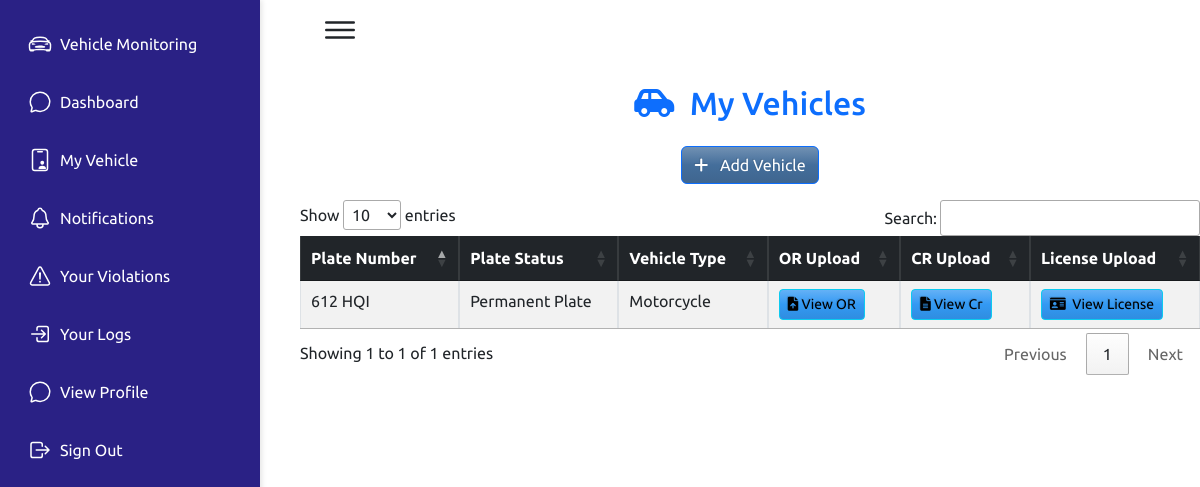
Page /my-vehicle-employee/ (signed in) on the committed database.
### qrapp/models.py (models this page shows, shortened)
class EmployeeVehicle(models.Model):
    PLATE_TYPE_CHOICES = [
        ('temporary', 'Temporary Plate'),
        ('permanent', 'Permanent Plate'),
        ('improvised', 'Improvised Plate'),
    ]
    plate_number = models.CharField(max_length=20, unique=True)
    plate_number_type = models.CharField(max_length=15, choices=PLATE_TYPE_CHOICES, null=True, blank=True)
    or_upload = models.FileField(upload_to='uploads/or/')
    cr_upload = models.FileField(upload_to='uploads/cr/')
    license_upload = models.FileField(upload_to='uploads/license/')
    vehicle_type = models.CharField(max_length=50, choices=[('Car', 'Car'), ('Motorcycle', 'Motorcycle')])
    employee_id = models.ForeignKey('Employee', on_delete=models.CASCADE, related_name='vehicles')
    id = models.AutoField(primary_key=True)

### qrapp/views.py (the view)
# urls.py: path('my-vehicle-employee/', views.my_vehicle_employee, name='my-vehicle-employee'),
def my_vehicle_employee(request):
    employee_id = request.session.get('employee_id')
    vehicles = EmployeeVehicle.objects.filter(employee_id=employee_id)
    return render(request, 'qrapp/my_vehicle_employee.html', {'vehicles': vehicles})

### qrapp/templates/qrapp/my_vehicle_employee.html (shortened to what this page needs)
{% extends 'qrapp/base.html' %}
{% block content %}
<h2 class="text-center mb-4 text-primary">
    <i class="fa-solid fa-car-side me-2"></i> My Vehicles
</h2>
<div class="mb-3 text-center">
    <a href="{% url 'add-vehicle-employee' %}" class="btn btn-primary">
        <i class="fa-solid fa-plus me-2"></i> Add Vehicle
    </a>
</div>
{% if vehicles %}
    <div class="table-responsive">
        <table id="vehicle-table" class="table table-striped table-bordered">
            <thead class="table-dark">
                <tr>
                    <th>Plate Number</th>
                    <th>Plate Status</th>
                    <th>Vehicle Type</th>
                    <th>OR Upload</th>
                    <th>CR Upload</th>
                    <th>License Upload</th>
                </tr>
            </thead>
            <tbody>
                {% for vehicle in vehicles %}
                <tr>
                    <td>{{ vehicle.plate_number }}</td>
                    <td>{{ vehicle.get_plate_number_type_display }}</td>
                    <td>{{ vehicle.get_vehicle_type_display }}</td>
                    <td>
                        <a href="#" class="btn btn-info btn-sm" data-bs-toggle="modal" data-bs-target="#viewOrModal{{ vehicle.id }}" title="View OR">
                            <i class="fa-solid fa-file-arrow-up"></i>&nbsp;View OR
                        </a>
                    </td>
                    <td>
                        <a href="#" class="btn btn-info btn-sm" data-bs-toggle="modal" data-bs-target="#viewCrModal{{ vehicle.id }}" title="View CR">
                            <i class="fa-solid fa-file-lines"></i>&nbsp;View Cr
                        </a>
                    </td>
                    <td>
                        <a href="#" class="btn btn-info btn-sm" data-bs-toggle="modal" data-bs-target="#viewLicenseModal{{ vehicle.id }}" title="View License">
                            <i class="fa-solid fa-id-card"></i> &nbsp;View License
                        </a>
                    </td>
                </tr>
                {% endfor %}
            </tbody>
        </table>
    </div>
{% else %}
    <p class="text-center">You have not added any vehicles yet.</p>
{% endif %}
<link rel="stylesheet" href="https://cdn.datatables.net/1.13.6/css/jquery.dataTables.min.css">
{% endblock %}

### static/css/style.css (style rules this page uses)
* { font-family: "Ubuntu", sans-serif; margin: 0; padding: 0; box-sizing: border-box; }
:root { --blue: #2a2185; --white: #fff; --gray: #f5f5f5; --black1: #222; --black2: #999; }
body { min-height: 100vh; overflow-x: hidden; }

### rows in the picture
EmployeeVehicle: plate_number "612 HQI", plate_number_type "Permanent Plate", vehicle_type "Motorcycle"
